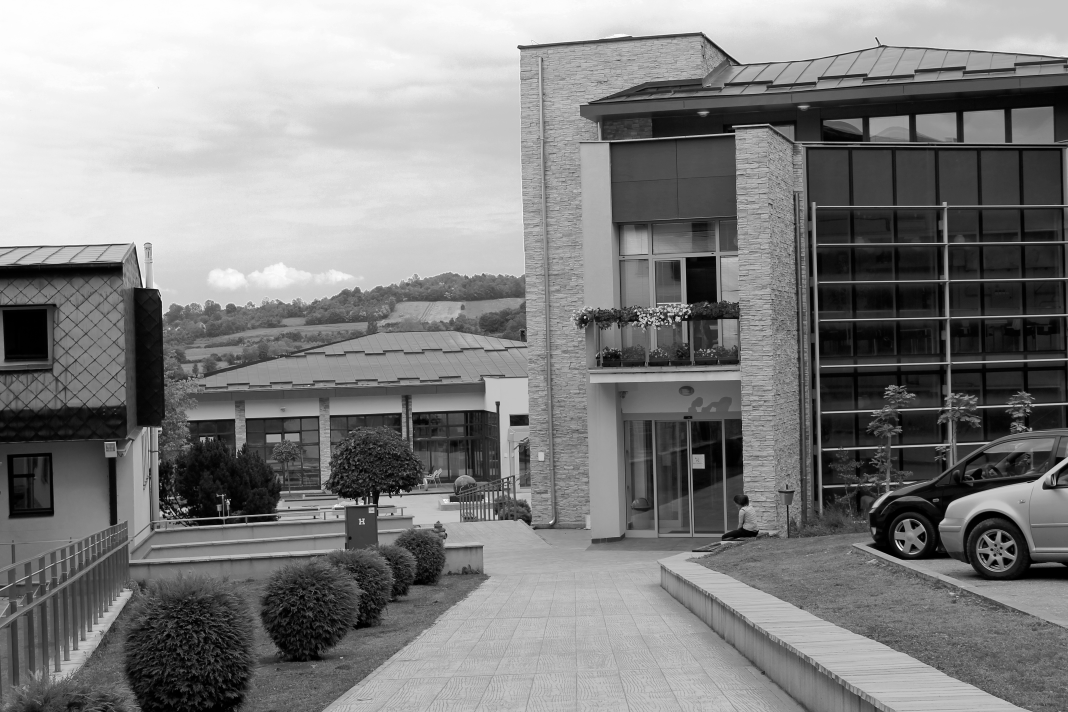
#> input picture greyscaled-pics/first_method/IMG_5141.JPG, 4272 x 2848 px (shown at 1/4 size); its folder holds only this picture in this run
$ python adaBoost.py greyscaled-pics/first_method/IMG_5141.JPG
#> lines starting #> are read from the running program, lines starting #| are printed output that depends on the picture
#> further down, img is the input picture: shape (2848, 4272); min 0, max 255, mean 127.9
### clahe.py
import cv2 as cv; from glob import glob; from matplotlib import pyplot as plt
import numpy as np

#img = cv.imread('test_images/majin_kanon/IMG_5141.JPG', 0)

# [6 lines left out: function imgHist, not called in this run]

def clahe(img): #name was the second parameter
    clahe = cv.createCLAHE(clipLimit = 2.0, tileGridSize = (16, 16))
    cli = clahe.apply(img)
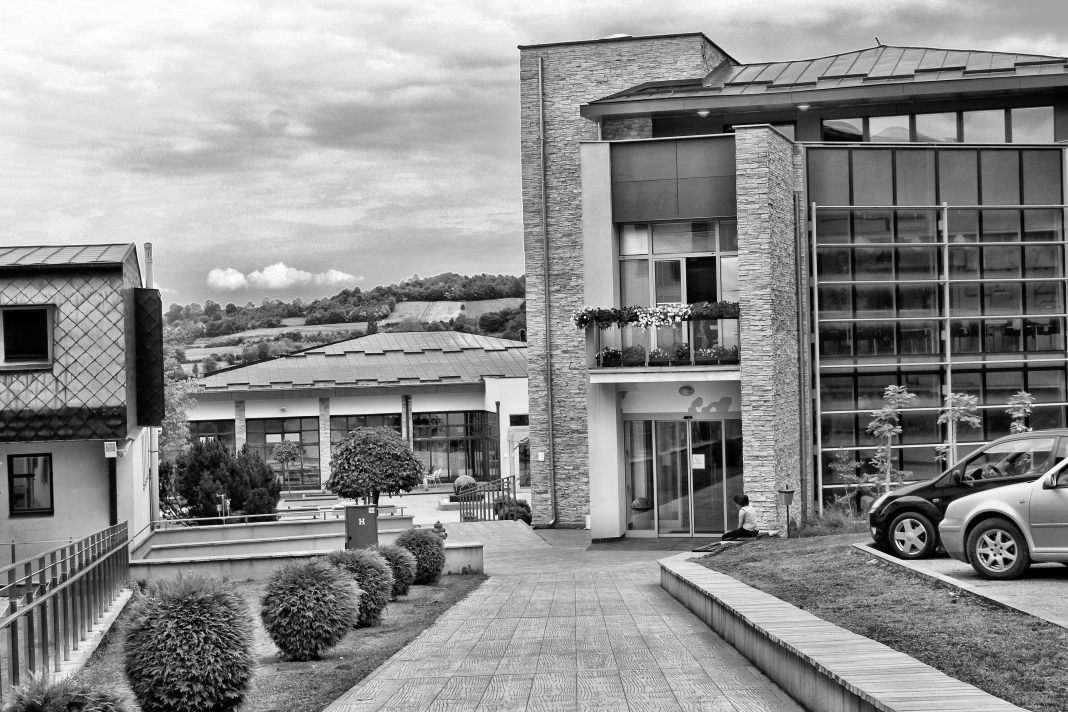
#> cli: shape (2848, 4272) (shown at 1/4 size); min 0, max 255, mean 140.6
    cv.imwrite("greyscaled-pics/second-method/imgmod2.jpg", cli)
    return cli.flatten()
    # [7 lines of commented-out code are left out]

### histEqualisation.py
import cv2 as cv
import numpy as np
from glob import glob
from matplotlib import pyplot as plt

# [6 lines left out: function histogram_plot, not called in this run]

def histogram_equalisation(img): #name was the second parameter
    ####odredjivanje kumulativne verovatnoce piksela
    hist, bins = np.histogram(img.flatten(), 256, [0, 255])
#> hist = 256 values, max 119901 at index 227, min 2840 at index 255, mean 47526; bins = 257 values from 0 to 255
    cdf_original = hist.cumsum()
#> cdf_original = 256 values from 47482 to 12166656
    cdf_normalized = cdf_original * hist.max() / cdf_original.max()
#> cdf_normalized = 256 values from 467.9 to 119901

    cdf_modified = np.ma.masked_equal(cdf_original, 0)
    cdf_modified = ((cdf_modified - cdf_modified.min())*255)/(cdf_modified.max()-cdf_modified.min())
    cdf_original = np.ma.filled(cdf_modified, 0).astype('uint8')
#> cdf_original = 256 values from 0 to 255

    img2 = cdf_original[img]
    # hist_output = np.array(img2.flatten())
    cv.imwrite("greyscaled-pics/first_method/imgmod.jpg", img2)
    # histogram_plot(cdf_normalized)
    #histogram_plot(cdf_modified)

    return img2.flatten()

# [6 lines of commented-out code are left out]

cv.waitKey()

### linNormalization.py
import cv2 as cv; import numpy as np; from glob import glob; from matplotlib import pyplot as plt

def linNormalization(img): #name was the second parameter
    img_arr = np.array(img)
    dst = np.zeros((5000, 3000))
    img_mod = cv.normalize(img_arr, dst, 0, 255, norm_type = cv.NORM_MINMAX , dtype= cv.CV_32F)

    # img_mod = img_mod/(height*width)

    cv.imwrite("greyscaled-pics/third_method/imgmod3.jpg", img_mod)
    return img_mod.flatten()
    # linHistogram(img)
    # linHistogram(img_mod)

# [5 lines left out: function linHistogram, not called in this run]

# [4 lines of commented-out code are left out]

### adaBoost.py
import cv2 as cv; import numpy as np; from glob import glob
from clahe import *
from histEqualisation import *
from linNormalization import *
import sys

clahe_adaboost = lambda x: clahe(x)
he_adaboost = lambda x: histogram_equalisation(x)
ln_adaboost = lambda x: linNormalization(x)

wanted_output1 = np.array([1, 0, 0, 0, 0]) #majin kanon
wanted_output2 = np.array([0, 1, 0, 0, 0]) #nikolin kanon
wanted_output3 = np.array([0, 0, 1, 0, 0]) #praktica
wanted_output3 = np.array([0, 0, 0, 1, 0]) #samsung
wanted_output4 = np.array([0, 0, 0, 0, 1]) #toki_kanon
img_num = 267

def frange(start, stop, step): #float in for loop
    x = start
    while x < stop:
        yield x
        x += step

def f(x, w1, w2, w3, f1, f2, f3):
    return w1*f1(x) + w2*f2(x) + w3*f3(x)

def calcError(weight1, weight2, weight3, f1, f2, f3): #error function
    epsilon = 0
    for i in range(img_num):
        epsilon += ((f(img.flatten(), weight1, weight2, weight3, f1, f2, f3) - wanted_output1)**2)
        # print(epsilon)
    return epsilon / img_num

def linCombination(img, f1, f2, f3): #linear combination of methods
    # l = sys.argv[1] - sys.argv[0]
    min_error = 10**9
#> min_error = 1000000000
    res = (None, None, None)
    for weight1 in frange(0, 10, 0.1):
        # sys.stdout.write("%f%%\r" % 100*(weight1 - sys.argv[0]) / l)
        for weight2 in frange(0, 10, 0.1):
            for weight3 in frange(0, 10, 0.1):
                #lin_combination = weight1*img.flatten()+weight2*img.flatten()+weight3*img.flatten()
                error = calcError(weight1, weight2, weight3, f1, f2, f3)
                if error < min_error:
                    min_error = error
                    print(min_error)
                    res = (weight1, weight2, weight3)
#> after the loop, min_error = 1000000000
    print("Weights for this process: %f %f %f" % res)

print('kita')
for fn in glob("greyscaled-pics/first_method/*"):
    img = cv.imread(fn, 0)
    img_arr = img.flatten()

#> (the run stopped early here; a loop or call above may not have finished)

$ run again, on greyscaled-pics/first_method/IMG_5155.JPG
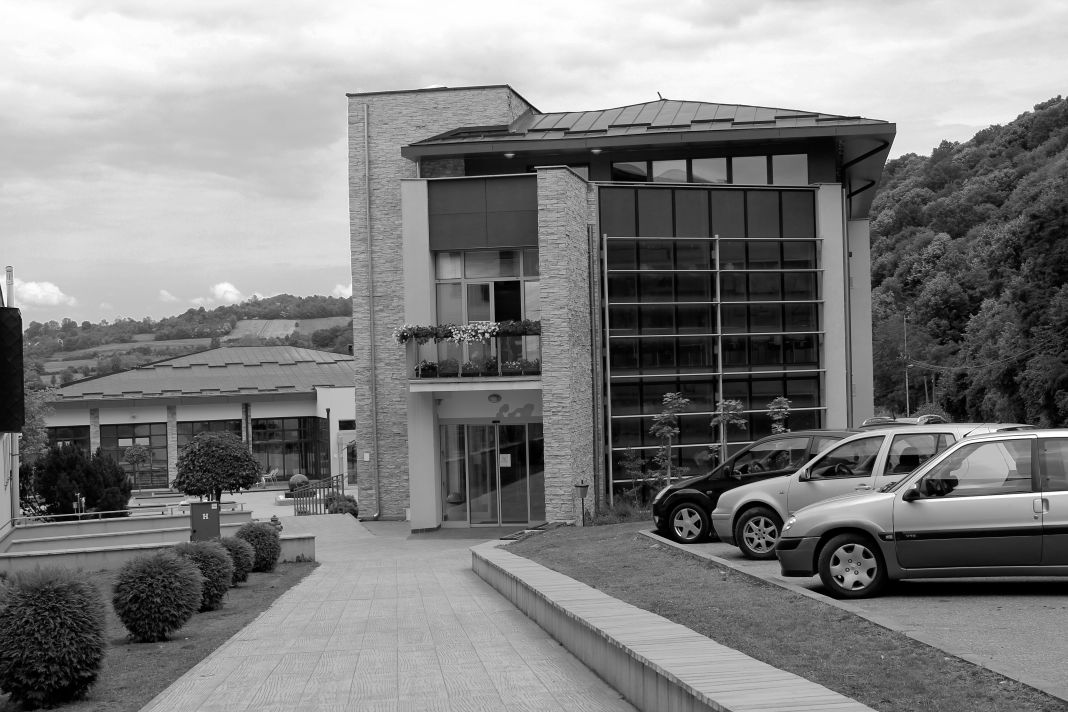
#> input picture greyscaled-pics/first_method/IMG_5155.JPG, 4272 x 2848 px (shown at 1/4 size)
#> img is the input picture: shape (2848, 4272); min 0, max 255, mean 127.9
#> in clahe, `cli = clahe.apply(img)`:
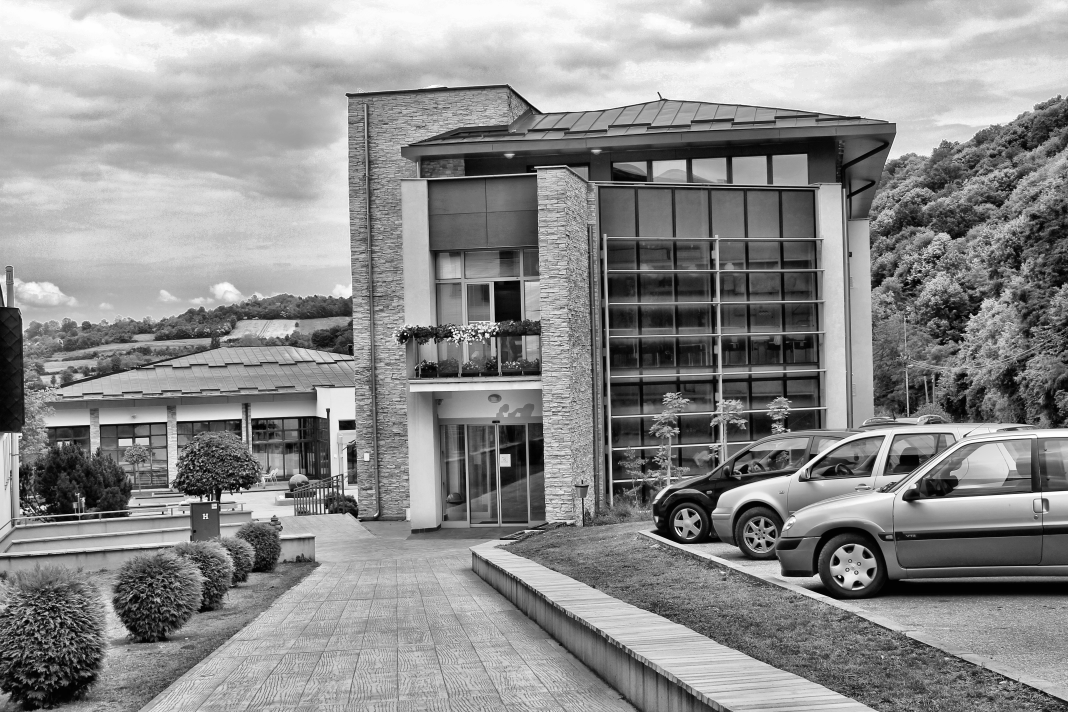
#> cli: shape (2848, 4272) (shown at 1/4 size); min 0, max 255, mean 140.8
#> hist = 256 values, max 124330 at index 216, min 6895 at index 255, mean 47526; bins = 257 values from 0 to 255
#> in histogram_equalisation, `cdf_original = hist.cumsum()`: cdf_original = 256 values from 50548 to 12166656
#> cdf_normalized = 256 values from 516.5 to 124330
#> in histogram_equalisation, `cdf_original = np.ma.filled(cdf_modified, 0).astype('uint8')`: cdf_original = 256 values from 0 to 255
#> in linCombination, `min_error = 10**9`: min_error = 1000000000

$ run again, on greyscaled-pics/first_method/IMG_5157.JPG
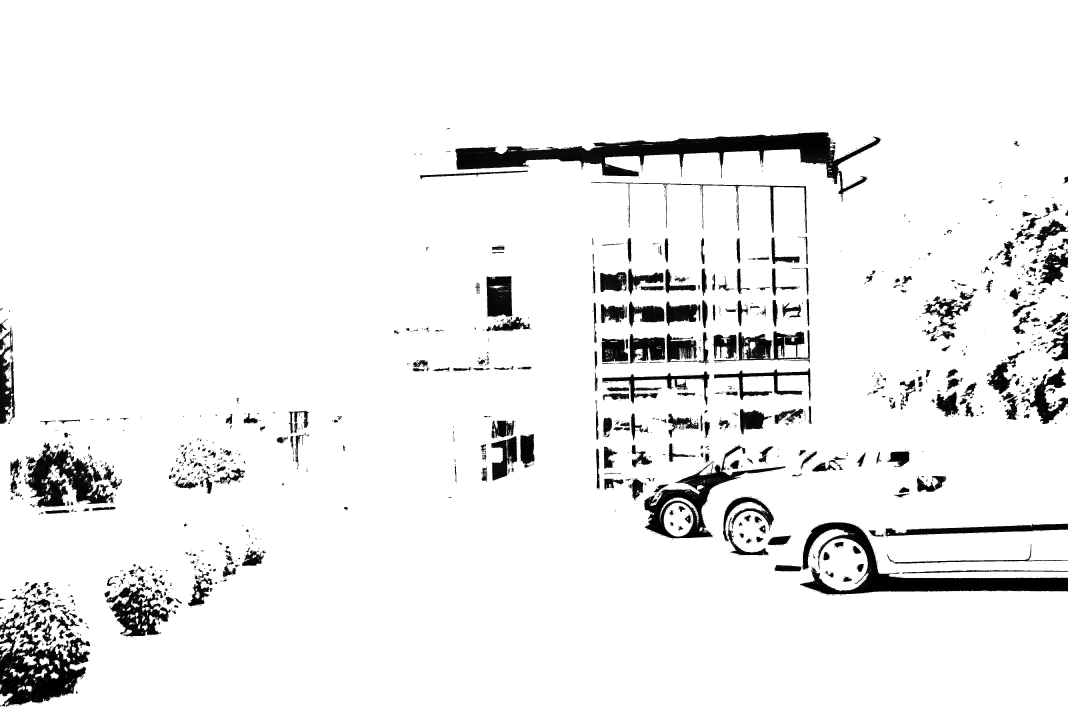
#> input picture greyscaled-pics/first_method/IMG_5157.JPG, 4272 x 2848 px (shown at 1/4 size)
#> img is the input picture: shape (2848, 4272); min 0, max 255, mean 237.8
#> hist = 256 values, max 11172458 at index 255, min 0 at index 26, mean 47526; bins = 257 values from 0 to 255
#> in histogram_equalisation, `cdf_original = hist.cumsum()`: cdf_original = 256 values from 56301 to 12166656
#> cdf_normalized = 256 values from 51700.4 to 11172458
#> in histogram_equalisation, `cdf_original = np.ma.filled(cdf_modified, 0).astype('uint8')`: cdf_original = 256 values from 0 to 255
#> in histogram_equalisation, `img2 = cdf_original[img]`:
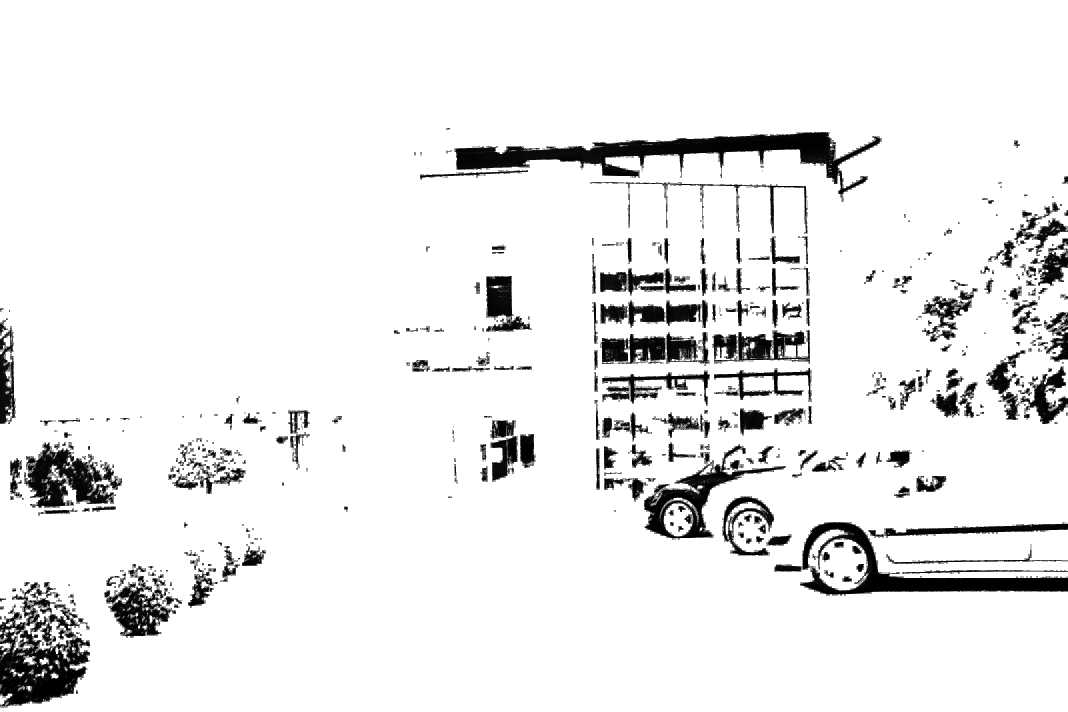
#> img2: shape (2848, 4272) (shown at 1/4 size); min 0, max 255, mean 234.9
#> in linCombination, `min_error = 10**9`: min_error = 1000000000

$ run again, on greyscaled-pics/first_method/IMG_5142.JPG
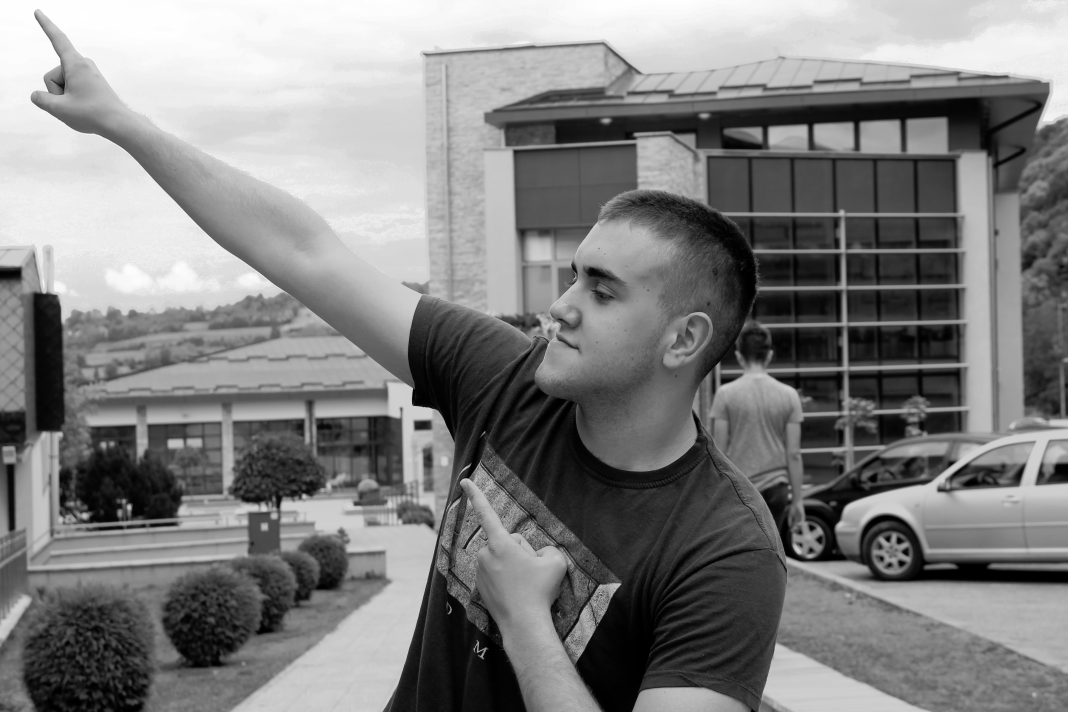
#> input picture greyscaled-pics/first_method/IMG_5142.JPG, 4272 x 2848 px (shown at 1/4 size)
#> img is the input picture: shape (2848, 4272); min 0, max 255, mean 127.9
#> in clahe, `cli = clahe.apply(img)`:
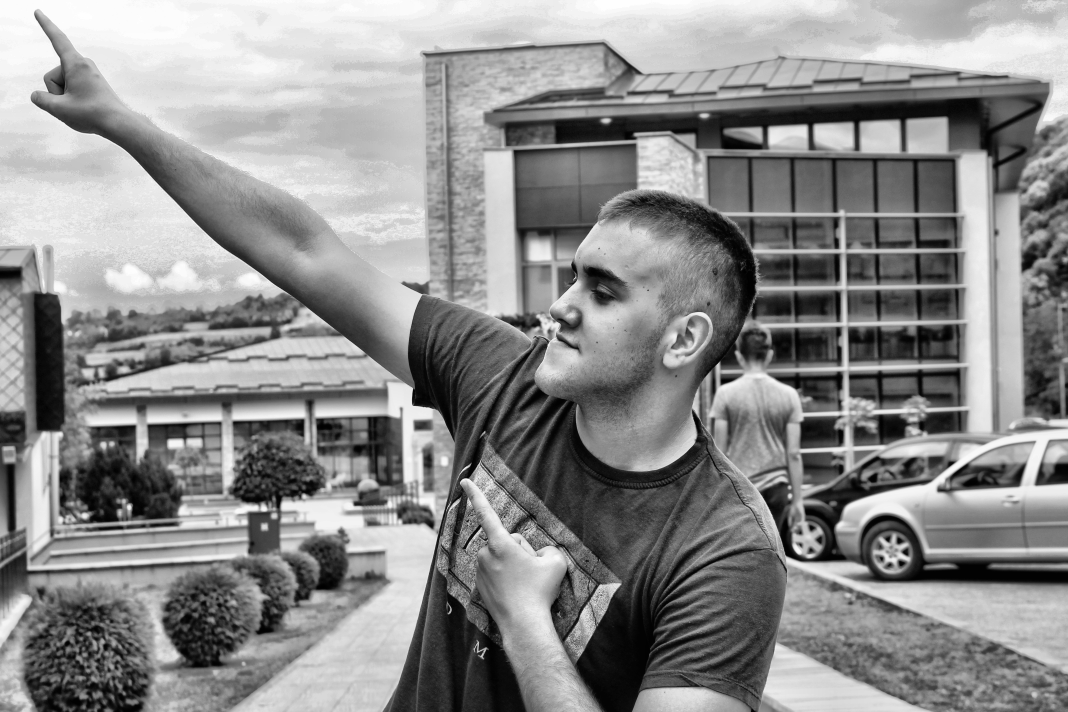
#> cli: shape (2848, 4272) (shown at 1/4 size); min 0, max 255, mean 139.3
#> hist = 256 values, max 201659 at index 236, min 4019 at index 232, mean 47526; bins = 257 values from 0 to 255
#> in histogram_equalisation, `cdf_original = hist.cumsum()`: cdf_original = 256 values from 47897 to 12166656
#> cdf_normalized = 256 values from 793.9 to 201659
#> in histogram_equalisation, `cdf_original = np.ma.filled(cdf_modified, 0).astype('uint8')`: cdf_original = 256 values from 0 to 255
#> in linCombination, `min_error = 10**9`: min_error = 1000000000
